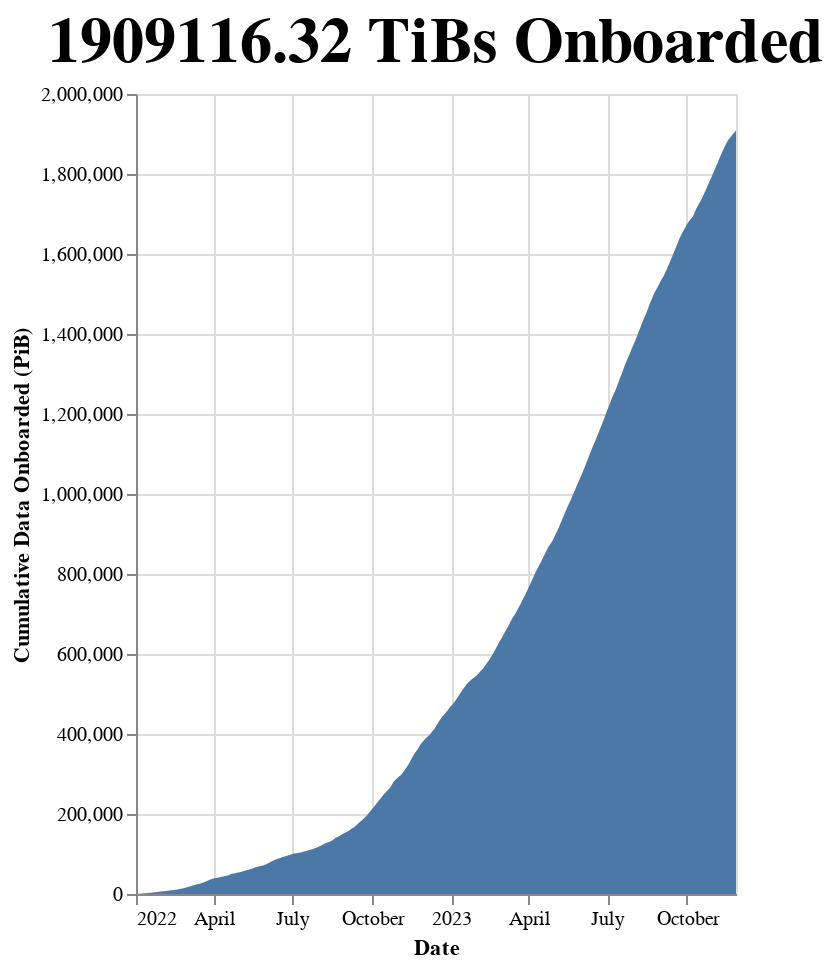

Notebook cell for this chart:
### Markdown cell above
### Cumulative Data Onboarded

### Code cell
# | output: true

total_data_onboarded = df["onboarded_tibs"].sum()
df["cumulative_data"] = df["onboarded_tibs"].cumsum()

alt.Chart(df).mark_area().encode(
    x=alt.X("date:T", title="Date"),
    y=alt.Y("cumulative_data:Q", title="Cumulative Data Onboarded (PiB)"),
    tooltip=[
        alt.Tooltip("date:T", title="Date"),
        alt.Tooltip("cumulative_data:Q", title="Cumulative Data Onboarded (PiB)"),
    ],
).properties(
    width="container",
    height=400,
    title=f"{total_data_onboarded:.2f} TiBs Onboarded",
).configure_title(fontSize=32)

### Figure 1 — Vega-Lite specification as saved in the notebook (floating-point values rounded to 4 significant figures; data arrays with more than 128 entries replaced by an {"elided": "..."} marker saying what was removed)
{"usermeta": {"embedOptions": {"theme": "powerbi"}}, "config": {"view": {"continuousWidth": 300, "continuousHeight": 300}, "title": {"fontSize": 32}}, "data": {"name": "data-f9d7c4d8376aea76e09b8059198d00ee"}, "mark": {"type": "area"}, "encoding": {"tooltip": [{"field": "date", "title": "Date", "type": "temporal"}, {"field": "cumulative_data", "title": "Cumulative Data Onboarded (PiB)", "type": "quantitative"}], "x": {"field": "date", "title": "Date", "type": "temporal"}, "y": {"field": "cumulative_data", "title": "Cumulative Data Onboarded (PiB)", "type": "quantitative"}}, "height": 400, "title": "1909116.32 TiBs Onboarded", "width": "container", "$schema": "https://vega.github.io/schema/vega-lite/v5.16.3.json", "datasets": {"data-f9d7c4d8376aea76e09b8059198d00ee": {"elided": "696 records"}}}
